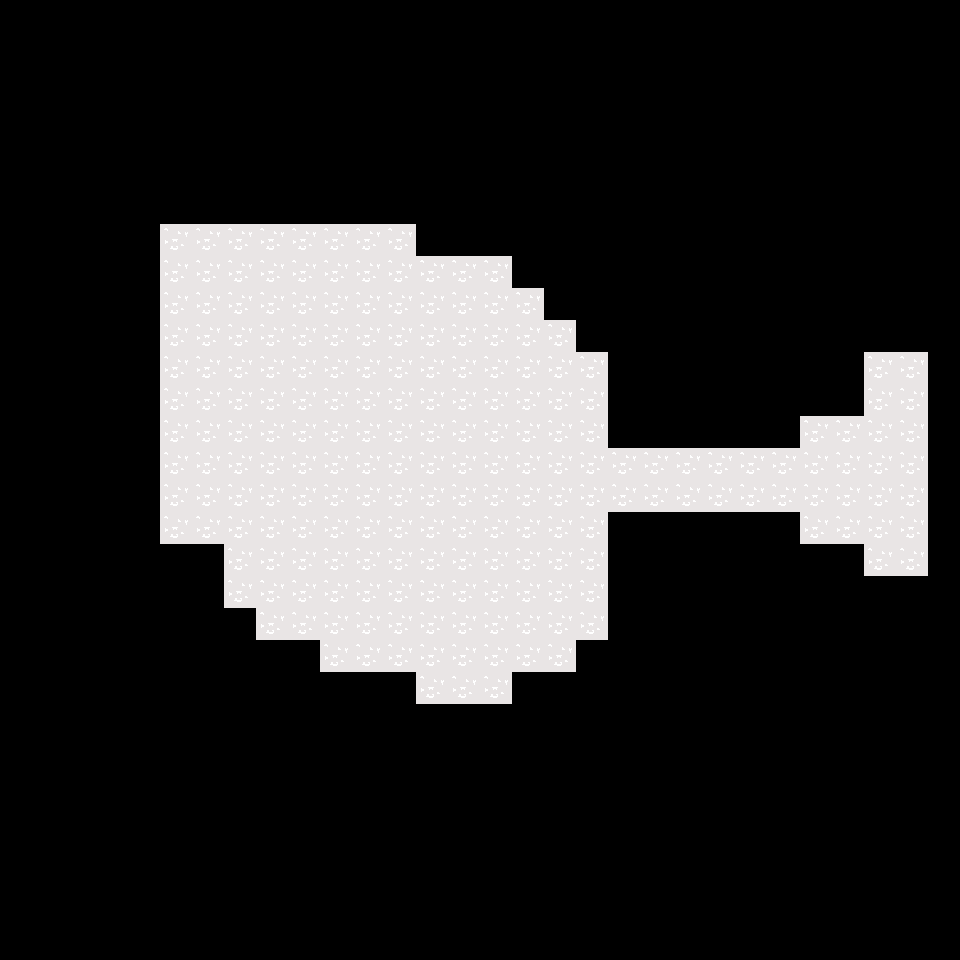

A level layout from a 2D game, rendered from its tile map. Below: a short description, then the map file with its tile-grid data intact:
An orthogonal 30x30 tile map with 32x32 px tiles, 1 tile layer (Tile Layer 1).

<map version="1.0" tiledversion="1.1.3" orientation="orthogonal" renderorder="right-down" width="30" height="30" tilewidth="32" tileheight="32" infinite="0" nextobjectid="1">
 <tileset firstgid="1" source="W3Tilemap.tsx" />
 <layer name="Tile Layer 1" width="30" height="30">
  <data encoding="csv">
0,0,0,0,0,0,0,0,0,0,0,0,0,0,0,0,0,0,0,0,0,0,0,0,0,0,0,0,0,0,
0,0,0,0,0,0,0,0,0,0,0,0,0,0,0,0,0,0,0,0,0,0,0,0,0,0,0,0,0,0,
0,0,0,0,0,0,0,0,0,0,0,0,0,0,0,0,0,0,0,0,0,0,0,0,0,0,0,0,0,0,
0,0,0,0,0,0,0,0,0,0,0,0,0,0,0,0,0,0,0,0,0,0,0,0,0,0,0,0,0,0,
0,0,0,0,0,0,0,0,0,0,0,0,0,0,0,0,0,0,0,0,0,0,0,0,0,0,0,0,0,0,
0,0,0,0,0,0,0,0,0,0,0,0,0,0,0,0,0,0,0,0,0,0,0,0,0,0,0,0,0,0,
0,0,0,0,0,0,0,0,0,0,0,0,0,0,0,0,0,0,0,0,0,0,0,0,0,0,0,0,0,0,
0,0,0,0,0,3,3,3,3,3,3,3,3,0,0,0,0,0,0,0,0,0,0,0,0,0,0,0,0,0,
0,0,0,0,0,3,3,3,3,3,3,3,3,3,3,3,0,0,0,0,0,0,0,0,0,0,0,0,0,0,
0,0,0,0,0,3,3,3,3,3,3,3,3,3,3,3,3,0,0,0,0,0,0,0,0,0,0,0,0,0,
0,0,0,0,0,3,3,3,3,3,3,3,3,3,3,3,3,3,0,0,0,0,0,0,0,0,0,0,0,0,
0,0,0,0,0,3,3,3,3,3,3,3,3,3,3,3,3,3,3,0,0,0,0,0,0,0,0,3,3,0,
0,0,0,0,0,3,3,3,3,3,3,3,3,3,3,3,3,3,3,0,0,0,0,0,0,0,0,3,3,0,
0,0,0,0,0,3,3,3,3,3,3,3,3,3,3,3,3,3,3,0,0,0,0,0,0,3,3,3,3,0,
0,0,0,0,0,3,3,3,3,3,3,3,3,3,3,3,3,3,3,3,3,3,3,3,3,3,3,3,3,0,
0,0,0,0,0,3,3,3,3,3,3,3,3,3,3,3,3,3,3,3,3,3,3,3,3,3,3,3,3,0,
0,0,0,0,0,3,3,3,3,3,3,3,3,3,3,3,3,3,3,0,0,0,0,0,0,3,3,3,3,0,
0,0,0,0,0,0,0,3,3,3,3,3,3,3,3,3,3,3,3,0,0,0,0,0,0,0,0,3,3,0,
0,0,0,0,0,0,0,3,3,3,3,3,3,3,3,3,3,3,3,0,0,0,0,0,0,0,0,0,0,0,
0,0,0,0,0,0,0,0,3,3,3,3,3,3,3,3,3,3,3,0,0,0,0,0,0,0,0,0,0,0,
0,0,0,0,0,0,0,0,0,0,3,3,3,3,3,3,3,3,0,0,0,0,0,0,0,0,0,0,0,0,
0,0,0,0,0,0,0,0,0,0,0,0,0,3,3,3,0,0,0,0,0,0,0,0,0,0,0,0,0,0,
0,0,0,0,0,0,0,0,0,0,0,0,0,0,0,0,0,0,0,0,0,0,0,0,0,0,0,0,0,0,
0,0,0,0,0,0,0,0,0,0,0,0,0,0,0,0,0,0,0,0,0,0,0,0,0,0,0,0,0,0,
0,0,0,0,0,0,0,0,0,0,0,0,0,0,0,0,0,0,0,0,0,0,0,0,0,0,0,0,0,0,
0,0,0,0,0,0,0,0,0,0,0,0,0,0,0,0,0,0,0,0,0,0,0,0,0,0,0,0,0,0,
0,0,0,0,0,0,0,0,0,0,0,0,0,0,0,0,0,0,0,0,0,0,0,0,0,0,0,0,0,0,
0,0,0,0,0,0,0,0,0,0,0,0,0,0,0,0,0,0,0,0,0,0,0,0,0,0,0,0,0,0,
0,0,0,0,0,0,0,0,0,0,0,0,0,0,0,0,0,0,0,0,0,0,0,0,0,0,0,0,0,0,
0,0,0,0,0,0,0,0,0,0,0,0,0,0,0,0,0,0,0,0,0,0,0,0,0,0,0,0,0,0
</data>
 </layer>
</map>
